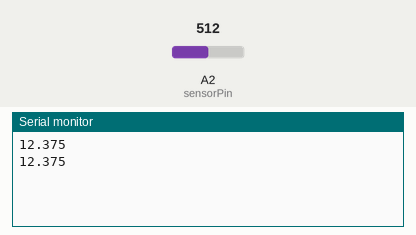
A sketch run on a simulated Arduino Uno, built with avr-gcc and run on an emulated ATmega328P. Shown: the last lines printed to the serial monitor. The test bench sets the inputs (shaded band); at power-on: A2 (sensorPin) = 512.

Above: at 2.8 s.
2.9 s: A2 (sensorPin) set to 716
At 4.6 s:
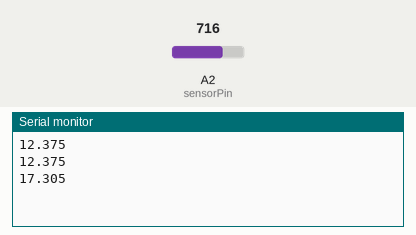
5.6 s: A2 (sensorPin) set to 900
At 7.3 s:
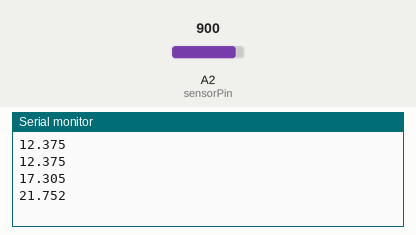
Timing chart, 0 to 8.8 s (numbered marks = the images above; inputs shaded):
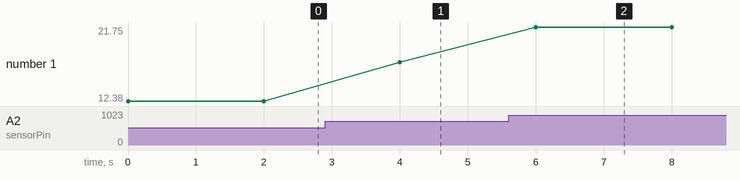

Measured:
- after the input at 2.9 s, the serial monitor: prints a new line after 1.1 s (image 1)
- after the input at 5.6 s, the serial monitor: prints a new line after 0.40 s (image 2)
- plotted number 1: 12.38 → 17.3 after the input at 2.9 s, 17.3 → 21.75 after the input at 5.6 s

The sketch:

sketch_nov24aBlynk_copy_20241217151824.ino
```cpp
const int sensorPin = A2;  // Define the A0 pin
const float vRef = 5.0;     // Reference voltage of the microcontroller (3.3V or 5V)

const float factor = 9.0 / 1.82;

void setup() {
  Serial.begin(9600);  // Start serial communication
}

void loop() {
  int rawValue = analogRead(sensorPin);  // Read the raw analog value (0-1023)
  float voltage = (rawValue/ 1023.0) * vRef;
  voltage = voltage * factor; // Convert to voltage

  Serial.println(voltage, 3);

  delay(2000);  // Delay 1 second
}
```
